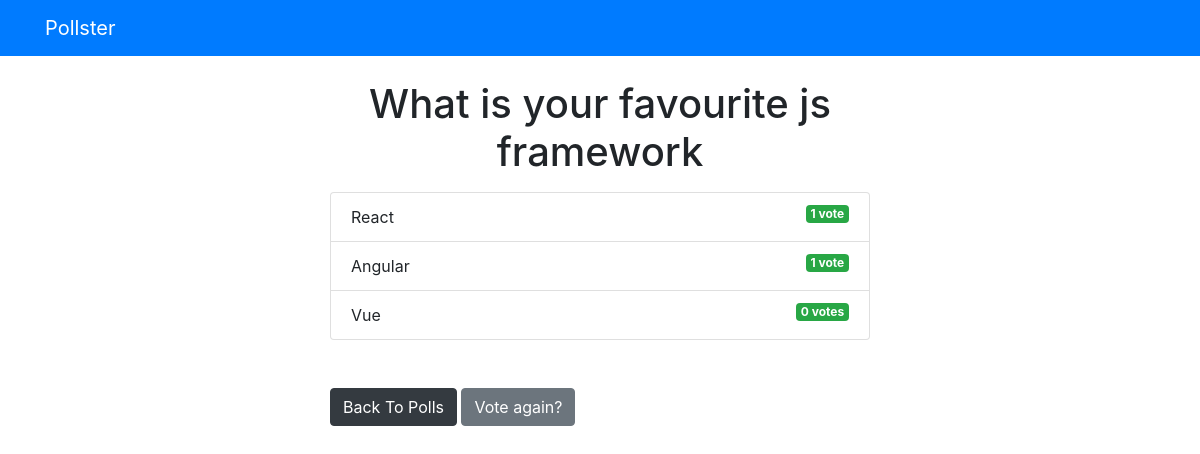
/polls/2/results, run on the app's committed database.
### polls/models.py (models this page shows, shortened)
class Question(models.Model):
    question_text = models.CharField(max_length=200)
    pub_date = models.DateTimeField('date published')

class Choice(models.Model):
    question = models.ForeignKey("Question",  on_delete=models.CASCADE)
    choice_text = models.CharField( max_length=200)
    votes = models.IntegerField(default=0)

### polls/views.py (the view)
# urls.py: path('<int:question_id>/results', views.results, name="results"),
def results(req, question_id):
    question= get_object_or_404(Question, pk=question_id)
    return render(req, 'polls/result.html', {'question' : question})

### templates/polls/result.html
{% extends 'base.html' %} {% block content %}
<h1 class="text-center mb-3">{{ question.question_text}}</h1>
<ul class="list-group mb-5">
    {% for choice in question.choice_set.all %}
    <li class="list-group-item">
        {{ choice.choice_text }} <span class="badge badge-success float-right">{{ choice.votes}}
            vote{{ choice.votes | pluralize }}
        </span>
    </li>
    {% endfor %}
</ul>
<a href="{% url 'polls:index' %}" class="btn btn-dark">Back To Polls</a>
<a href="{% url 'polls:detail' question.id%}" class="btn btn-secondary">Vote again?</a> {% endblock %}

### data on the page
Question: question_text "What is your favourite js framework"
Choice: choice_text "React", votes "1"
Choice: choice_text "Angular", votes "1"
Choice: choice_text "Vue", votes "0", votes|pluralize "s"
